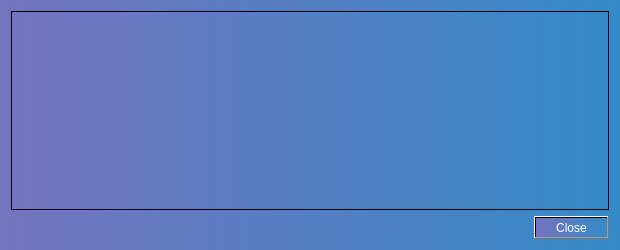
<?xml version="1.0" encoding="UTF-8"?>
<ui version="4.0">
 <class>TransactionDescDialog</class>
 <widget class="QDialog" name="TransactionDescDialog">
  <property name="geometry">
   <rect>
    <x>0</x>
    <y>0</y>
    <width>620</width>
    <height>250</height>
   </rect>
  </property>
  <property name="windowTitle">
   <string notr="true">Transaction details</string>
  </property>
  <property name="styleSheet">
   <string notr="true">background-color: qlineargradient(spread:pad, x1:0, y1:0, x2:1, y2:0, stop:0 rgba(116, 116, 191, 255), stop:1 rgba(52, 138, 199, 255));</string>
  </property>
  <layout class="QVBoxLayout" name="verticalLayout">
   <item>
    <widget class="QTextEdit" name="detailText">
     <property name="toolTip">
      <string>This pane shows a detailed description of the transaction</string>
     </property>
     <property name="readOnly">
      <bool>true</bool>
     </property>
    </widget>
   </item>
   <item>
    <widget class="QDialogButtonBox" name="buttonBox">
     <property name="styleSheet">
      <string notr="true">color: rgb(255, 255, 255);</string>
     </property>
     <property name="orientation">
      <enum>Qt::Horizontal</enum>
     </property>
     <property name="standardButtons">
      <set>QDialogButtonBox::Close</set>
     </property>
    </widget>
   </item>
  </layout>
 </widget>
 <resources/>
 <connections>
  <connection>
   <sender>buttonBox</sender>
   <signal>accepted()</signal>
   <receiver>TransactionDescDialog</receiver>
   <slot>accept()</slot>
   <hints>
    <hint type="sourcelabel">
     <x>20</x>
     <y>20</y>
    </hint>
    <hint type="destinationlabel">
     <x>20</x>
     <y>20</y>
    </hint>
   </hints>
  </connection>
  <connection>
   <sender>buttonBox</sender>
   <signal>rejected()</signal>
   <receiver>TransactionDescDialog</receiver>
   <slot>reject()</slot>
   <hints>
    <hint type="sourcelabel">
     <x>20</x>
     <y>20</y>
    </hint>
    <hint type="destinationlabel">
     <x>20</x>
     <y>20</y>
    </hint>
   </hints>
  </connection>
 </connections>
</ui>
